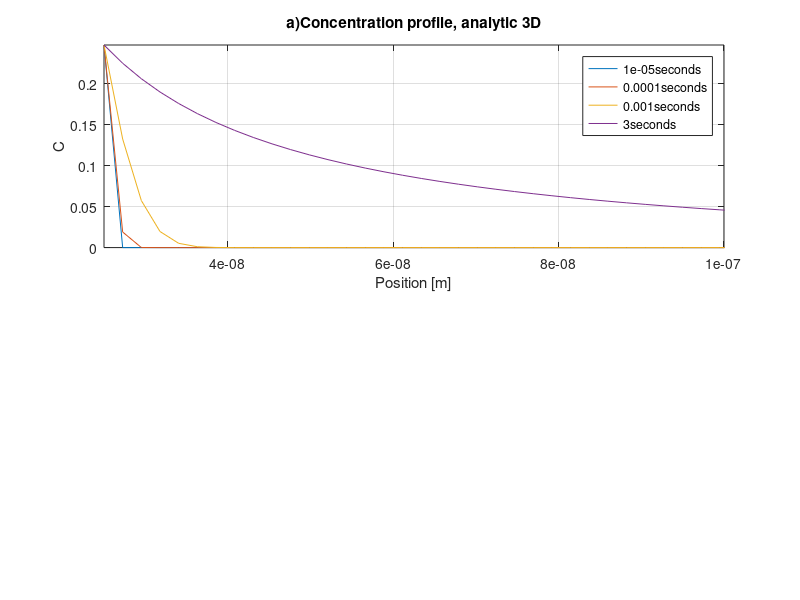

Write MATLAB code to recreate this figure. (Note: this script raises an error after producing the figure.)
clear all
clear clc
close all

%-------------Constants------------------
c.D0 = 3.46*10^-5; % [m^2/s]
c.Q = 123800; %[J/mol]
c.R=8.3145; %[J/K*mol]
c.Cstar=2.17*10^3; %[wt%]
c.dH_0=50800; % [J/mol]
c.B0=0.025*10^-6; %[m]
%----------------------------------------

%-------------Variables------------------
v.T_1=400+273; %[K]
v.T_2=430+273;
v.C_p=100;
v.C_0=0;
%----------------------------------------

%-------------Diffusion------------------
D_eq = @(T) c.D0*exp(-c.Q/(c.R*T));
D_T=D_eq(v.T_1);
%----------------------------------------
%-----------------Ci---------------------
Ci_eq = @(T) c.Cstar*exp(-c.dH_0/(c.R*T));
C_i=Ci_eq(v.T_1);
%----------------------------------------

%------------------k---------------------
k_eq = @(C_i) 2*(C_i-v.C_0)/(v.C_p-v.C_0);
k_T=k_eq(C_i);
%----------------------------------------

t=[10^-5,10^-4,10^-3,3]; %seconds

xgrid=300;
xend=7*10^-7;
x=linspace(c.B0,xend,xgrid); 
dx=x(2)-x(1); %distance step


%%
%iii)a)----------------------------
%Analytic solution of diffusion profile for spherical particle
C_an_eq = @(x,t) v.C_0+(C_i - v.C_0).*(c.B0./x).*erfc((x-c.B0)./(2*sqrt(D_T*t)));
figure
subplot(2,1,1)
for i=1:length(t)
    C_an(:,i)= C_an_eq(x,t(i));
    plot(x,C_an(:,i))
    hold on
    anlegend{i}=[num2str(t(i)) 'seconds'];
end
grid
title('a)Concentration profile, analytic 3D')
xlabel('Position [m]')
ylabel('C')
axis([c.B0 10^-7 0 C_i])
legend(anlegend)
%Numeric solution of diffusion profile for spherical particle
dt=10^-2;
Cstart(1:length(x),1)=v.C_0;
Cstart(1,1)=C_i;
while dt>(dx^2)/(2*D_T) %adjusting dt to stability requirement
    dt=dt/2;
end

t=[0:dt:3];
for j =1:length(t) 
    Cnext(:,j)=Cnumspher(v,dt,D_T,x,Cstart);
    Cstart=Cnext(:,j);
end
C_numeric(:,1)=Cnext(:,j-1);

subplot(2,1,2)
plot(x,C_an(:,4))
hold on
plot(x,C_numeric(:,1),'*')
grid
legend(['Analytic ' num2str(t(length(t))) ' seconds'],['Numeric ' num2str(t(length(t))) ' seconds'])
axis([c.B0 10^-5 0 C_i])
title('a)Concentration profile, 1D')
xlabel('Position [m]')
ylabel('C')
leg = strtrim(cellstr(num2str((t./(60^2))'))');

%%
%iii)b)----------------------------
%By numerical solving of equation 16
clear t
t=[0.001:dt:13.5]; %can not divide by zero!
r(1)=c.B0;
for j =1:length(t)
    r(j+1)=r(j)-dt*(((k_T*D_T)/(2*r(j)))+(k_T/2)*sqrt(D_T/(pi*t(j))));
end
figure
plot(t,r(1:length(r)-1)./c.B0)
hold on
grid
title('b and c : Numeric vs short time solution eq. 16')
xlabel('Time [s]')
ylabel('normalized radius')

    
%%
%iii)c)----------------------------
%Approximate solution for short times
clear t
clear r
t(1)=0;
r(1)=c.B0;
j=1;
while t<13.5
    r(j+1)=c.B0-(k_T*D_T*t(j)/(2*c.B0))-(k_T/sqrt(pi))*sqrt(D_T*t(j));
    t(j+1)=t(j)+dt;
    j=j+1;
end

plot(t,r./c.B0)
hold on


%%
%iii)d)----------------------------
%Spherical precipitate numeric
%isothermal case
clear t
clear Cnext
clear Cstart
t(1)=0;
r_num_iso_norm(1)=1;
r_num_iso(1)=c.B0;
Cstart(1:length(x),1)=v.C_0;
Cstart(1,1)=C_i;
j=1;
dr=0;

indexlog=0;
timeindex=0;
while r_num_iso_norm(j)>0
    t(j+1)=t(j)+dt;
    x=linspace(r_num_iso(j),x(length(x))+dr,xgrid); %move the x-vector with the decreasing particle size
    r_num_iso(j+1)=r_num_iso(j)+((dt*D_T)/(dx*(v.C_p-C_i)))*(Cstart(2,1)-Cstart(1,1));
    r_num_iso_norm(j+1)=((r_num_iso(j+1))/c.B0)^3;
    if (r_num_iso_norm(j+1)<0.7)&&(indexlog==0) %for use later
        n=j+1;
        indexlog=1;
    end
    
    if (t(j)>13.5)&&(timeindex==0) %just for comparison with eq 16
        tlog=j;
        timeindex=1;
    end
    
    Cnext(:,j)=Cnumspher(v,dt,D_T,x,Cstart(:,1));
    Cstart(:,1)=Cnext(:,j);
    
    dr=r_num_iso(j+1)-r_num_iso(j);
    j=j+1;
end
%Note! One can optimize the code by using the above concentration profile
%and r_num_iso_norm (fraction) in the non-isothermal case (only valid
%before the temperature increase)
plot(t(1:tlog),r_num_iso(1:tlog)./c.B0)
legend('Numeric eq.16','Short time apprx eq.16','Numeric solution');

figure
subplot(3,1,1)
plot(t,r_num_iso_norm)
axis([0 inf 0 1])
title('d)Spherical dissolution, isotherm, 3D')
ylabel('scaled volume fraction')
xlabel('time[s]')
grid

%Spherical precipitate numeric
%Non isothermal case Two-Step (low to high temp)
x=linspace(c.B0,xend,xgrid);
dt=10^-2;

j=n; %starting from saved index value from isothermal task
D_1=D_eq(v.T_2);
Ci_1=Ci_eq(v.T_2);
D_2=D_eq(v.T_1);
Ci_2=Ci_eq(v.T_1);

while dt>(dx^2)/(2*D_1) %adjusting dt to stability requirement
    dt=dt/2;
end

Cstart1=Cnext(:,n-1);
Cstart2=Cnext(:,n-1);
r_num_noniso_1_norm=r_num_iso_norm(:,1:n);
r_num_noniso_1=r_num_iso(:,1:n);
r_num_noniso_2_norm=r_num_iso_norm(:,1:n);
r_num_noniso_2=r_num_iso(:,1:n);
t=t(1:n);

alreadychanged2=0;
x1=x;
x2=x;
dr1=0;
dr2=0;
while (r_num_noniso_1_norm(j)>0)||(r_num_noniso_2_norm(j)>0)
    t(j+1)=t(j)+dt;    
    x1=linspace(r_num_noniso_1(j),x1(length(x1))+dr1,xgrid); %move the x-vector with the decreasing particle size
    x2=linspace(r_num_noniso_2(j),x1(length(x2))+dr2,xgrid); 
    if (r_num_noniso_2_norm(j)<0.3)&&(alreadychanged2==0)
        D_2=D_eq(v.T_2);
        Ci_2=Ci_eq(v.T_2);
        alreadychanged2=1;
    end
    Cstart1(1,1)=Ci_1;
    Cnext1(:,j)=Cnumspher(v,dt,D_1,x1,Cstart1(:,1));
    Cstart1(:,1)=Cnext1(:,j);
    
    Cstart2(1,1)=Ci_2;
    Cnext2(:,j)=Cnumspher(v,dt,D_2,x,Cstart2(:,1));
    Cstart2(:,1)=Cnext2(:,j);

    r_num_noniso_1(j+1)=r_num_noniso_1(j)+((dt*D_1)/(dx*(v.C_p-Ci_1)))*(Cnext1(2,j)-Cnext1(1,j));
    r_num_noniso_1_norm(j+1)=((r_num_noniso_1(j+1))/c.B0)^3;
    
    r_num_noniso_2(j+1)=r_num_noniso_2(j)+((dt*D_2)/(dx*(v.C_p-Ci_2)))*(Cnext2(2,j)-Cnext2(1,j));
    r_num_noniso_2_norm(j+1)=((r_num_noniso_2(j+1))/c.B0)^3;
    
    dr1=r_num_noniso_1(j+1)-r_num_noniso_1(j);
    dr2=r_num_noniso_2(j+1)-r_num_noniso_2(j);
    j=j+1;
end

subplot(3,1,2)
plot(t,r_num_noniso_1_norm)
hold on
plot(t,r_num_noniso_2_norm)
axis([0 inf 0 1])
title('d)Spherical dissolution, two-step, 3D')
ylabel('scaled volume fraction')
xlabel('time[s]')
grid

%Spherical precipitate numeric
%Non isothermal case Two-Step
%Only change is switching of T1 and T2

clear t
clear r_num_noniso_1
clear r_num_noniso_1_norm
clear r_num_noniso_2
clear r_num_noniso_2_norm
clear Cnext1
clear Cnext2
dt=10^-2;
t(1)=0;
j=1;
D_1=D_eq(v.T_2);
Ci_1=Ci_eq(v.T_2);
D_2=D_eq(v.T_2);
Ci_2=Ci_eq(v.T_2);
while dt>(dx^2)/(2*D_1) %adjusting dt to stability requirement
    dt=dt/2;
end

r_num_noniso_1(1)=c.B0;
r_num_noniso_1_norm(1)=1;
r_num_noniso_2(1)=c.B0;
r_num_noniso_2_norm(1)=1;

Cstart1(1:length(x),1)=v.C_0;
Cstart1(1,1)=Ci_1;
Cstart2=Cstart1;
x1=x;
x2=x;
dr1=0;
dr2=0;
alreadychanged1=0;
alreadychanged2=0;
while (r_num_noniso_1_norm(j)>0)||(r_num_noniso_2_norm(j)>0)
    t(j+1)=t(j)+dt;    
    x1=linspace(r_num_noniso_1(j),x1(length(x1))+dr1,xgrid); %move the x-vector with the decreasing particle size
    x2=linspace(r_num_noniso_2(j),x1(length(x2))+dr2,xgrid); 
    if (r_num_noniso_1_norm(j)<0.7)&&(alreadychanged1==0)
        D_1=D_eq(v.T_1);
        Ci_1=Ci_eq(v.T_1);
        alreadychanged1=1;
        while dt>(dx^2)/(2*D_1) %adjusting dt to stability requirement
            dt=dt/2;
        end
    end
    if (r_num_noniso_2_norm(j)<0.3)&&(alreadychanged2==0)
        D_2=D_eq(v.T_1);
        Ci_2=Ci_eq(v.T_1);
        alreadychanged2=1;
    end
    Cstart1(1,1)=Ci_1;
    Cnext1(:,j)=Cnumspher(v,dt,D_1,x,Cstart1(:,1));
    Cstart1(:,1)=Cnext1(:,j);
    
    Cstart2(1,1)=Ci_2;
    Cnext2(:,j)=Cnumspher(v,dt,D_2,x,Cstart2(:,1));
    Cstart2(:,1)=Cnext2(:,j);

    r_num_noniso_1(j+1)=r_num_noniso_1(j)+((dt*D_1)/(dx*(v.C_p-Ci_1)))*(Cnext1(2,j)-Cnext1(1,j));
    r_num_noniso_1_norm(j+1)=((r_num_noniso_1(j+1))/c.B0)^3;
    
    r_num_noniso_2(j+1)=r_num_noniso_2(j)+((dt*D_2)/(dx*(v.C_p-Ci_2)))*(Cnext2(2,j)-Cnext2(1,j));
    r_num_noniso_2_norm(j+1)=((r_num_noniso_2(j+1))/c.B0)^3;
    
    dr1=r_num_noniso_1(j+1)-r_num_noniso_1(j);
    dr2=r_num_noniso_2(j+1)-r_num_noniso_2(j);
    
    j=j+1;
end

subplot(3,1,3)
plot(t,r_num_noniso_1_norm)
hold on
plot(t,r_num_noniso_2_norm)
axis([0 inf 0 1])
title('d)Spherical dissolution, two-step, 3D')
ylabel('scaled volume fraction')
xlabel('time[s]')
grid


